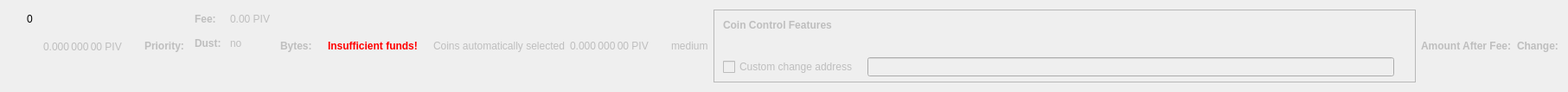
    <widget class="QWidget" name="dummyHideWidget" native="true">
     <property name="maximumSize">
      <size>
       <width>100</width>
       <height>22</height>
      </size>
     </property>
     <layout class="QHBoxLayout" name="dummyHideLayout">
      <item>
       <layout class="QFormLayout" name="formLayoutCoinControl1">
        <property name="horizontalSpacing">
         <number>10</number>
        </property>
        <property name="verticalSpacing">
         <number>14</number>
        </property>
        <property name="leftMargin">
         <number>10</number>
        </property>
        <property name="topMargin">
         <number>4</number>
        </property>
        <property name="rightMargin">
         <number>6</number>
        </property>
        <item row="0" column="1">
         <widget class="QLabel" name="labelCoinControlBytes">
          <property name="cursor">
           <cursorShape>IBeamCursor</cursorShape>
          </property>
          <property name="contextMenuPolicy">
           <enum>Qt::ActionsContextMenu</enum>
          </property>
          <property name="text">
           <string notr="true">0</string>
          </property>
          <property name="textInteractionFlags">
           <set>Qt::LinksAccessibleByMouse|Qt::TextSelectableByKeyboard|Qt::TextSelectableByMouse</set>
          </property>
         </widget>
        </item>
       </layout>
      </item>
      <item>
       <widget class="QLabel" name="labelCoinControlAfterFee">
        <property name="enabled">
         <bool>false</bool>
        </property>
        <property name="sizePolicy">
         <sizepolicy hsizetype="Fixed" vsizetype="Fixed">
          <horstretch>0</horstretch>
          <verstretch>0</verstretch>
         </sizepolicy>
        </property>
        <property name="minimumSize">
         <size>
          <width>111</width>
          <height>12</height>
         </size>
        </property>
        <property name="maximumSize">
         <size>
          <width>111</width>
          <height>12</height>
         </size>
        </property>
        <property name="cursor">
         <cursorShape>IBeamCursor</cursorShape>
        </property>
        <property name="contextMenuPolicy">
         <enum>Qt::ActionsContextMenu</enum>
        </property>
        <property name="text">
         <string notr="true">0.000 000 00 PIV</string>
        </property>
        <property name="textInteractionFlags">
         <set>Qt::LinksAccessibleByMouse|Qt::TextSelectableByKeyboard|Qt::TextSelectableByMouse</set>
        </property>
       </widget>
      </item>
      <item>
       <widget class="QLabel" name="labelCoinControlPriorityText">
        <property name="enabled">
         <bool>false</bool>
        </property>
        <property name="font">
         <font>
          <weight>75</weight>
          <bold>true</bold>
         </font>
        </property>
        <property name="text">
         <string>Priority:</string>
        </property>
       </widget>
      </item>
      <item>
       <layout class="QHBoxLayout" name="horizontalLayout"/>
      </item>
      <item>
       <layout class="QFormLayout" name="formLayoutCoinControl3">
        <property name="horizontalSpacing">
         <number>10</number>
        </property>
        <property name="verticalSpacing">
         <number>14</number>
        </property>
        <property name="leftMargin">
         <number>6</number>
        </property>
        <property name="topMargin">
         <number>4</number>
        </property>
        <property name="rightMargin">
         <number>6</number>
        </property>
        <item row="0" column="0">
         <widget class="QLabel" name="labelCoinControlFeeText">
          <property name="enabled">
           <bool>false</bool>
          </property>
          <property name="font">
           <font>
            <weight>75</weight>
            <bold>true</bold>
           </font>
          </property>
          <property name="text">
           <string>Fee:</string>
          </property>
          <property name="margin">
           <number>0</number>
          </property>
         </widget>
        </item>
        <item row="0" column="1">
         <widget class="QLabel" name="labelCoinControlFee">
          <property name="enabled">
           <bool>false</bool>
          </property>
          <property name="cursor">
           <cursorShape>IBeamCursor</cursorShape>
          </property>
          <property name="contextMenuPolicy">
           <enum>Qt::ActionsContextMenu</enum>
          </property>
          <property name="text">
           <string notr="true">0.00 PIV</string>
          </property>
          <property name="textInteractionFlags">
           <set>Qt::LinksAccessibleByMouse|Qt::TextSelectableByKeyboard|Qt::TextSelectableByMouse</set>
          </property>
         </widget>
        </item>
        <item row="1" column="0">
         <widget class="QLabel" name="labelCoinControlLowOutputText">
          <property name="enabled">
           <bool>false</bool>
          </property>
          <property name="font">
           <font>
            <weight>75</weight>
            <bold>true</bold>
           </font>
          </property>
          <property name="text">
           <string>Dust:</string>
          </property>
         </widget>
        </item>
        <item row="1" column="1">
         <widget class="QLabel" name="labelCoinControlLowOutput">
          <property name="enabled">
           <bool>false</bool>
          </property>
          <property name="cursor">
           <cursorShape>IBeamCursor</cursorShape>
          </property>
          <property name="contextMenuPolicy">
           <enum>Qt::ActionsContextMenu</enum>
          </property>
          <property name="text">
           <string>no</string>
          </property>
          <property name="textInteractionFlags">
           <set>Qt::LinksAccessibleByMouse|Qt::TextSelectableByKeyboard|Qt::TextSelectableByMouse</set>
          </property>
         </widget>
        </item>
       </layout>
      </item>
      <item>
       <widget class="QLabel" name="labelCoinControlBytesText">
        <property name="enabled">
         <bool>false</bool>
        </property>
        <property name="font">
         <font>
          <weight>75</weight>
          <bold>true</bold>
         </font>
        </property>
        <property name="text">
         <string>Bytes:</string>
        </property>
       </widget>
      </item>
      <item>
       <layout class="QFormLayout" name="formLayoutCoinControl2">
        <property name="horizontalSpacing">
         <number>10</number>
        </property>
        <property name="verticalSpacing">
         <number>14</number>
        </property>
        <property name="leftMargin">
         <number>6</number>
        </property>
        <property name="topMargin">
         <number>4</number>
        </property>
        <property name="rightMargin">
         <number>6</number>
        </property>
       </layout>
      </item>
      <item>
       <layout class="QHBoxLayout" name="horizontalLayoutCoinControl2">
        <property name="spacing">
         <number>8</number>
        </property>
        <property name="bottomMargin">
         <number>10</number>
        </property>
       </layout>
      </item>
      <item>
       <widget class="QLabel" name="labelCoinControlInsuffFunds">
        <property name="enabled">
         <bool>false</bool>
        </property>
        <property name="minimumSize">
         <size>
          <width>0</width>
          <height>0</height>
         </size>
        </property>
        <property name="font">
         <font>
          <weight>75</weight>
          <bold>true</bold>
         </font>
        </property>
        <property name="styleSheet">
         <string notr="true">color:red;font-weight:bold;</string>
        </property>
        <property name="text">
         <string>Insufficient funds!</string>
        </property>
        <property name="margin">
         <number>5</number>
        </property>
       </widget>
      </item>
      <item>
       <layout class="QFormLayout" name="formLayoutCoinControl4">
        <property name="horizontalSpacing">
         <number>10</number>
        </property>
        <property name="verticalSpacing">
         <number>14</number>
        </property>
        <property name="leftMargin">
         <number>6</number>
        </property>
        <property name="topMargin">
         <number>4</number>
        </property>
        <property name="rightMargin">
         <number>6</number>
        </property>
       </layout>
      </item>
      <item>
       <widget class="QLabel" name="labelCoinControlAutomaticallySelected">
        <property name="enabled">
         <bool>false</bool>
        </property>
        <property name="sizePolicy">
         <sizepolicy hsizetype="Fixed" vsizetype="Fixed">
          <horstretch>0</horstretch>
          <verstretch>0</verstretch>
         </sizepolicy>
        </property>
        <property name="minimumSize">
         <size>
          <width>0</width>
          <height>0</height>
         </size>
        </property>
        <property name="maximumSize">
         <size>
          <width>240</width>
          <height>16777215</height>
         </size>
        </property>
        <property name="text">
         <string>Coins automatically selected</string>
        </property>
        <property name="margin">
         <number>5</number>
        </property>
       </widget>
      </item>
      <item>
       <widget class="QLabel" name="labelCoinControlChange">
        <property name="enabled">
         <bool>false</bool>
        </property>
        <property name="sizePolicy">
         <sizepolicy hsizetype="Fixed" vsizetype="Fixed">
          <horstretch>0</horstretch>
          <verstretch>0</verstretch>
         </sizepolicy>
        </property>
        <property name="minimumSize">
         <size>
          <width>111</width>
          <height>0</height>
         </size>
        </property>
        <property name="maximumSize">
         <size>
          <width>111</width>
          <height>16777215</height>
         </size>
        </property>
        <property name="cursor">
         <cursorShape>IBeamCursor</cursorShape>
        </property>
        <property name="contextMenuPolicy">
         <enum>Qt::ActionsContextMenu</enum>
        </property>
        <property name="text">
         <string notr="true">0.000 000 00 PIV</string>
        </property>
        <property name="textInteractionFlags">
         <set>Qt::LinksAccessibleByMouse|Qt::TextSelectableByKeyboard|Qt::TextSelectableByMouse</set>
        </property>
       </widget>
      </item>
      <item>
       <widget class="QLabel" name="labelCoinControlPriority">
        <property name="enabled">
         <bool>false</bool>
        </property>
        <property name="cursor">
         <cursorShape>IBeamCursor</cursorShape>
        </property>
        <property name="contextMenuPolicy">
         <enum>Qt::ActionsContextMenu</enum>
        </property>
        <property name="text">
         <string>medium</string>
        </property>
        <property name="textInteractionFlags">
         <set>Qt::LinksAccessibleByMouse|Qt::TextSelectableByKeyboard|Qt::TextSelectableByMouse</set>
        </property>
       </widget>
      </item>
      <item>
       <widget class="QFrame" name="frameCoinControl">
        <property name="sizePolicy">
         <sizepolicy hsizetype="Expanding" vsizetype="Expanding">
          <horstretch>0</horstretch>
          <verstretch>0</verstretch>
         </sizepolicy>
        </property>
        <property name="maximumSize">
         <size>
          <width>16777215</width>
          <height>16777215</height>
         </size>
        </property>
        <property name="frameShape">
         <enum>QFrame::StyledPanel</enum>
        </property>
        <property name="frameShadow">
         <enum>QFrame::Sunken</enum>
        </property>
        <layout class="QVBoxLayout" name="verticalLayoutCoinControl2_2">
         <property name="spacing">
          <number>0</number>
         </property>
         <property name="leftMargin">
          <number>0</number>
         </property>
         <property name="topMargin">
          <number>0</number>
         </property>
         <property name="rightMargin">
          <number>0</number>
         </property>
         <property name="bottomMargin">
          <number>6</number>
         </property>
         <item>
          <layout class="QVBoxLayout" name="verticalLayoutCoinControl" stretch="0,0,0,1">
           <property name="spacing">
            <number>0</number>
           </property>
           <property name="leftMargin">
            <number>10</number>
           </property>
           <property name="topMargin">
            <number>10</number>
           </property>
           <item>
            <layout class="QHBoxLayout" name="horizontalLayoutCoinControl1">
             <property name="bottomMargin">
              <number>15</number>
             </property>
             <item>
              <widget class="QLabel" name="labelCoinControlFeatures">
               <property name="enabled">
                <bool>false</bool>
               </property>
               <property name="sizePolicy">
                <sizepolicy hsizetype="Preferred" vsizetype="Maximum">
                 <horstretch>0</horstretch>
                 <verstretch>0</verstretch>
                </sizepolicy>
               </property>
               <property name="font">
                <font>
                 <weight>75</weight>
                 <bold>true</bold>
                </font>
               </property>
               <property name="styleSheet">
                <string notr="true">font-weight:bold;</string>
               </property>
               <property name="text">
                <string>Coin Control Features</string>
               </property>
              </widget>
             </item>
            </layout>
           </item>
           <item>
            <widget class="QWidget" name="widgetCoinControl" native="true">
             <property name="sizePolicy">
              <sizepolicy hsizetype="Preferred" vsizetype="Preferred">
               <horstretch>0</horstretch>
               <verstretch>0</verstretch>
              </sizepolicy>
             </property>
             <property name="minimumSize">
              <size>
               <width>0</width>
               <height>0</height>
              </size>
             </property>
             <property name="styleSheet">
              <string notr="true"/>
             </property>
             <layout class="QHBoxLayout" name="horizontalLayoutCoinControl5_2">
              <property name="leftMargin">
               <number>0</number>
              </property>
              <property name="topMargin">
               <number>0</number>
              </property>
              <property name="rightMargin">
               <number>0</number>
              </property>
              <property name="bottomMargin">
               <number>0</number>
              </property>
              <item>
               <layout class="QHBoxLayout" name="horizontalLayoutCoinControl3">
                <property name="spacing">
                 <number>20</number>
                </property>
                <property name="topMargin">
                 <number>0</number>
                </property>
                <property name="bottomMargin">
                 <number>10</number>
                </property>
               </layout>
              </item>
             </layout>
            </widget>
           </item>
           <item>
            <layout class="QHBoxLayout" name="horizontalLayoutCoinControl4" stretch="0,0,0">
             <property name="spacing">
              <number>12</number>
             </property>
             <property name="sizeConstraint">
              <enum>QLayout::SetDefaultConstraint</enum>
             </property>
             <property name="topMargin">
              <number>5</number>
             </property>
             <property name="rightMargin">
              <number>5</number>
             </property>
             <item>
              <widget class="QCheckBox" name="checkBoxCoinControlChange">
               <property name="enabled">
                <bool>false</bool>
               </property>
               <property name="toolTip">
                <string>If this is activated, but the change address is empty or invalid, change will be sent to a newly generated address.</string>
               </property>
               <property name="text">
                <string>Custom change address</string>
               </property>
              </widget>
             </item>
             <item>
              <widget class="QValidatedLineEdit" name="lineEditCoinControlChange">
               <property name="enabled">
                <bool>false</bool>
               </property>
               <property name="sizePolicy">
                <sizepolicy hsizetype="Expanding" vsizetype="Fixed">
                 <horstretch>0</horstretch>
                 <verstretch>0</verstretch>
                </sizepolicy>
               </property>
              </widget>
             </item>
             <item>
              <widget class="QLabel" name="labelCoinControlChangeLabel_2">
               <property name="sizePolicy">
                <sizepolicy hsizetype="Preferred" vsizetype="Expanding">
                 <horstretch>0</horstretch>
                 <verstretch>0</verstretch>
                </sizepolicy>
               </property>
               <property name="minimumSize">
                <size>
                 <width>0</width>
                 <height>0</height>
                </size>
               </property>
               <property name="text">
                <string/>
               </property>
               <property name="margin">
                <number>3</number>
               </property>
              </widget>
             </item>
            </layout>
           </item>
           <item>
            <spacer name="verticalSpacerCoinControl">
             <property name="orientation">
              <enum>Qt::Vertical</enum>
             </property>
             <property name="sizeHint" stdset="0">
              <size>
               <width>800</width>
               <height>1</height>
              </size>
             </property>
            </spacer>
           </item>
          </layout>
         </item>
        </layout>
       </widget>
      </item>
      <item>
       <widget class="QLabel" name="labelCoinControlAfterFeeText">
        <property name="enabled">
         <bool>false</bool>
        </property>
        <property name="minimumSize">
         <size>
          <width>0</width>
          <height>0</height>
         </size>
        </property>
        <property name="maximumSize">
         <size>
          <width>16777215</width>
          <height>16777215</height>
         </size>
        </property>
        <property name="font">
         <font>
          <weight>75</weight>
          <bold>true</bold>
         </font>
        </property>
        <property name="text">
         <string>Amount After Fee:</string>
        </property>
        <property name="alignment">
         <set>Qt::AlignLeading|Qt::AlignLeft|Qt::AlignVCenter</set>
        </property>
        <property name="margin">
         <number>0</number>
        </property>
       </widget>
      </item>
      <item>
       <widget class="QLabel" name="labelCoinControlChangeText">
        <property name="enabled">
         <bool>false</bool>
        </property>
        <property name="sizePolicy">
         <sizepolicy hsizetype="Preferred" vsizetype="Preferred">
          <horstretch>0</horstretch>
          <verstretch>0</verstretch>
         </sizepolicy>
        </property>
        <property name="minimumSize">
         <size>
          <width>0</width>
          <height>0</height>
         </size>
        </property>
        <property name="maximumSize">
         <size>
          <width>16777215</width>
          <height>16777215</height>
         </size>
        </property>
        <property name="font">
         <font>
          <weight>75</weight>
          <bold>true</bold>
         </font>
        </property>
        <property name="text">
         <string>Change:</string>
        </property>
        <property name="alignment">
         <set>Qt::AlignLeading|Qt::AlignLeft|Qt::AlignVCenter</set>
        </property>
       </widget>
      </item>
     </layout>
    </widget>
